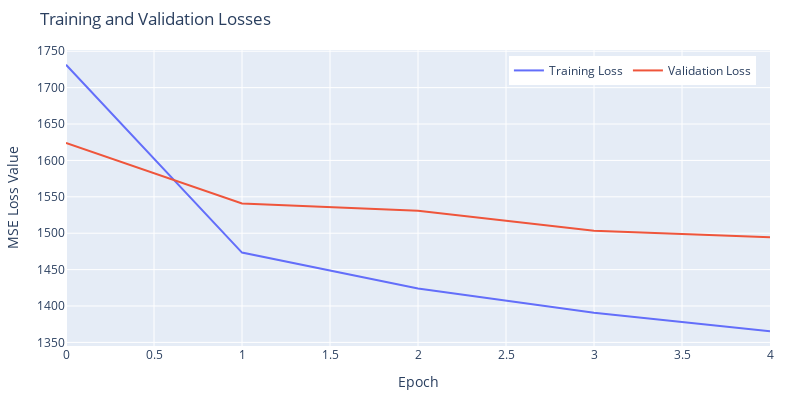

Notebook cell for this chart:
### Code cell
def plotLosses(train_loss, validation_loss):
    epochs_list = np.arange(0, 50)
    fig = go.Figure()
    trace1 = go.Scatter(x=epochs_list, y=train_loss, name="Training Loss", mode="lines")
    trace2 = go.Scatter(x=epochs_list, y=validation_loss, name="Validation Loss", mode="lines")
    fig.add_trace(trace1)
    fig.add_trace(trace2)
    fig.update_layout(
        title = "Training and Validation Losses",
        xaxis_title = "Epoch",
        yaxis_title = "MSE Loss Value",
        width = 800,
        height = 400,
        margin = dict(l=40, r=30, t=50, b=30),
        legend = dict(
            orientation = "h",
            yanchor = "top",
            y = .98,
            xanchor = "right",
            x = .98
        ) 
    )
    fig.show()

plotLosses(train_history.history["loss"], train_history.history["val_loss"])

### Figure 1 — Plotly figure (JSON) as saved in the notebook; plotly's stock layout.template omitted (floating-point values rounded to 4 significant figures)
{"data": [{"mode": "lines", "name": "Training Loss", "type": "scatter", "x": [0, 1, 2, 3, 4, 5, 6, 7, 8, 9, 10, 11, 12, 13, 14, 15, 16, 17, 18, 19, 20, 21, 22, 23, 24, 25, 26, 27, 28, 29, 30, 31, 32, 33, 34, 35, 36, 37, 38, 39, 40, 41, 42, 43, 44, 45, 46, 47, 48, 49], "y": [1731.0, 1473.0, 1424.0, 1391.0, 1365.0]}, {"mode": "lines", "name": "Validation Loss", "type": "scatter", "x": [0, 1, 2, 3, 4, 5, 6, 7, 8, 9, 10, 11, 12, 13, 14, 15, 16, 17, 18, 19, 20, 21, 22, 23, 24, 25, 26, 27, 28, 29, 30, 31, 32, 33, 34, 35, 36, 37, 38, 39, 40, 41, 42, 43, 44, 45, 46, 47, 48, 49], "y": [1624.0, 1541.0, 1531.0, 1503.0, 1495.0]}], "layout": {"height": 400, "legend": {"orientation": "h", "x": 0.98, "xanchor": "right", "y": 0.98, "yanchor": "top"}, "margin": {"b": 30, "l": 40, "r": 30, "t": 50}, "title": {"text": "Training and Validation Losses"}, "width": 800, "xaxis": {"title": {"text": "Epoch"}}, "yaxis": {"title": {"text": "MSE Loss Value"}}}}
